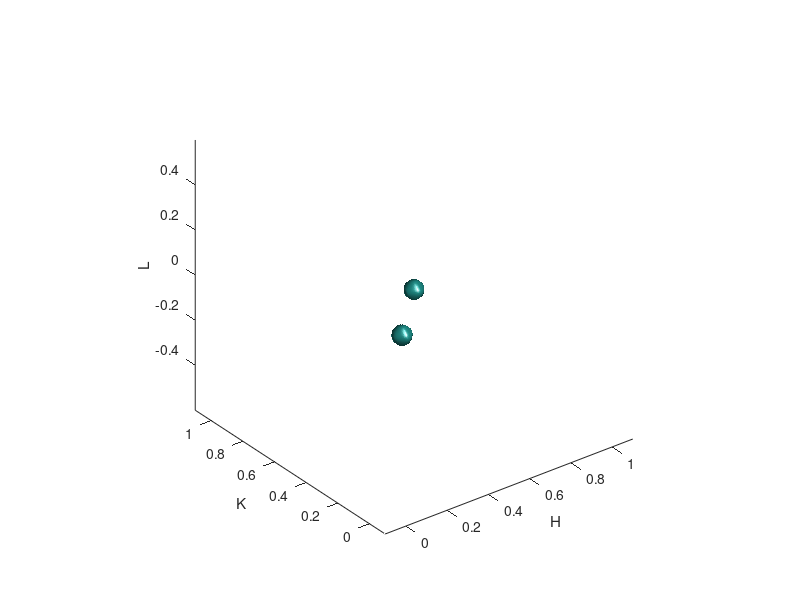

MATLAB code for this plot: (Note: this script raises an error after producing the figure.)
% Test for integration

%%


N = 200;

Hrange = linspace(-0.1, 1.1, N);
Krange = linspace(-0.1, 1.1, N);
Lrange = linspace(-0.6, 0.6, N);


[Hgrid, Kgrid, Lgrid] = meshgrid(Hrange, Krange, Lrange);



Peak = @(x,y,z,x0,y0,z0,Amp,Size) Amp/(pi*Size)^(3*0.5)*exp(-((x-x0).^2+(y-y0).^2+(z-z0).^2)/Size);


Peak_1_H = 0.5;
Peak_1_K = 0.5;
Peak_1_L = 0.0;
Peak_1_Amp = 1;
Peak_1_Size = 0.0001;

Peak_2_H = 0.25;
Peak_2_K = 0.25;
Peak_2_L = 0.0;
Peak_2_Amp = 2;
Peak_2_Size = 0.0001;


Iall = Peak(Hgrid, Kgrid, Lgrid, Peak_1_H, Peak_1_K, Peak_1_L, Peak_1_Amp, Peak_1_Size) + ...
       Peak(Hgrid, Kgrid, Lgrid, Peak_2_H, Peak_2_K, Peak_2_L, Peak_2_Amp, Peak_2_Size);


isosurface(Hgrid, Kgrid, Lgrid, Iall, 0.05)

axis equal
xlim([-0.1, 1.1])
ylim([-0.1, 1.1])
zlim([-0.6, 0.6])
xlabel('H')
ylabel('K')
zlabel('L')



I1 = trapz(Hrange, Iall);
I2 = trapz(Krange, I1);
I3 = trapz(Lrange, I2);

disp(['full integral = ' num2str(I3) ' (2+1)'])





H1D = reshape(Hgrid, numel(Hgrid), 1);
K1D = reshape(Kgrid, numel(Kgrid), 1);
L1D = reshape(Lgrid, numel(Lgrid), 1);
I1D = reshape(Iall, numel(Iall), 1);



%% Integral of (0.5 0.5 0)
clc
% settings ------------------------
Vect = [1 0.001 0]; %basic vector
BasicPoint = [0.5 0.5 0]; %basic point
Trange = [-1.7 1.7]; %line parameter
Radius = 0.08;
NumberOfBins = 500;
ProjectionAxis = 'H';
%----------------------------------


[BinCoord, SumIntInBin] = CylinderFrom3D(...
    H1D, K1D, L1D, I1D, ...
    Vect, BasicPoint, Trange, ...
    Radius, NumberOfBins, ProjectionAxis);


% figure
hold on
plot(BinCoord, SumIntInBin)
% set(gca,'yscale','log')
title(['Projection to ' ProjectionAxis ' axis'])

trapz(BinCoord, SumIntInBin)


%% Integral of (0.5 0.5 0) + (0.25 0.25 0)
clc
% settings ------------------------
Vect = [1 1 0]; %basic vector
BasicPoint = [0.5 0.5 0]; %basic point
Trange = [-1.7 1.7]; %line parameter
Radius = 0.08;
NumberOfBins = 500;
ProjectionAxis = 'H';
%----------------------------------


[BinCoord, SumIntInBin] = CylinderFrom3D(...
    H1D, K1D, L1D, I1D, ...
    Vect, BasicPoint, Trange, ...
    Radius, NumberOfBins, ProjectionAxis);


% figure
hold on
plot(BinCoord, SumIntInBin)
% set(gca,'yscale','log')
title(['Projection to ' ProjectionAxis ' axis'])

trapz(BinCoord, SumIntInBin)










































